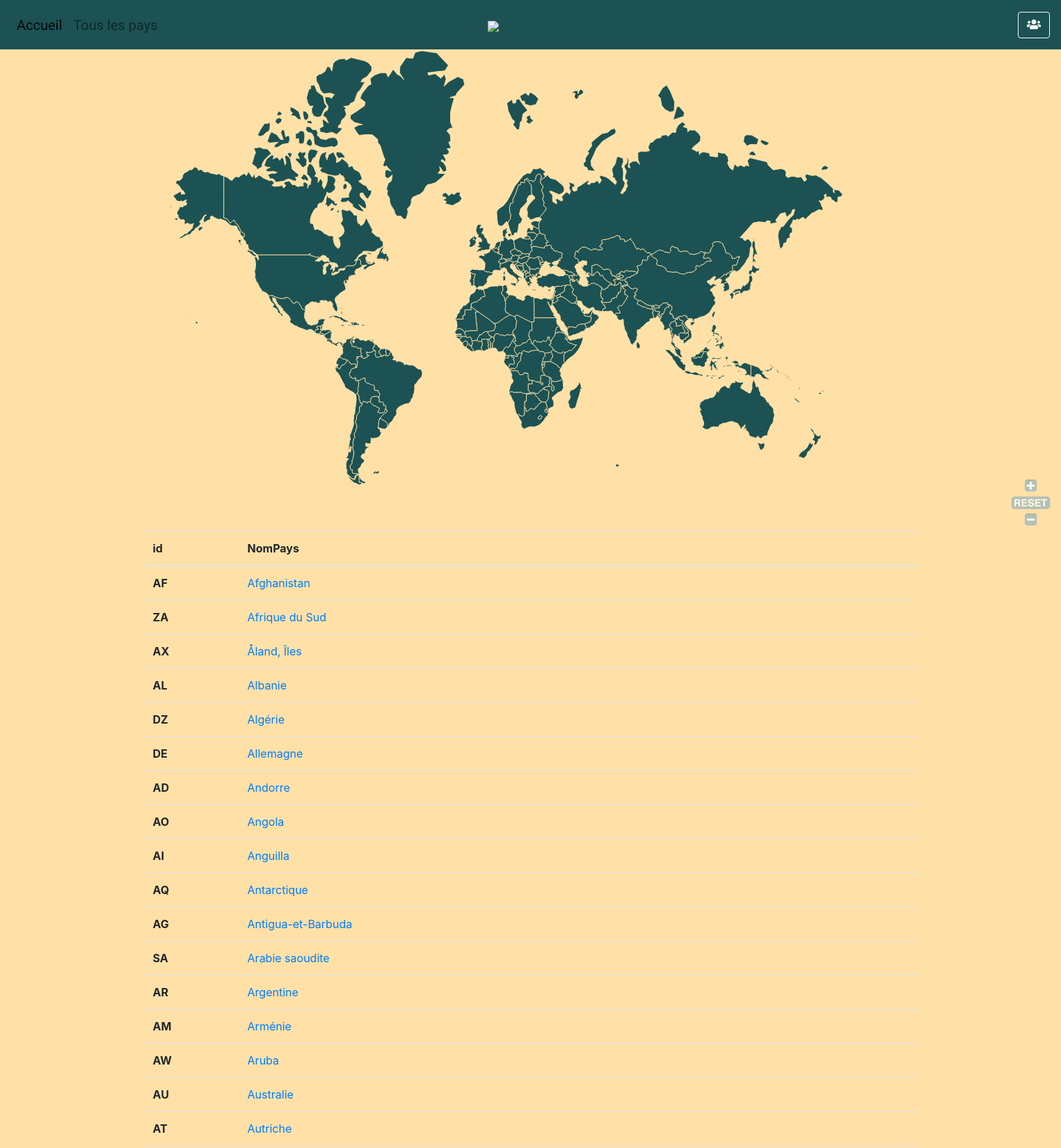
The page / (upper part) on the database its author committed.
### tables this page shows
CREATE TABLE `pays` (
  `id` varchar(2) NOT NULL,
  `NomPays` varchar(50) DEFAULT NULL
);

### core/controller.php (called while the page is built, shortened)
<?php
class controller {
	var $vars = array();
	var $layout = "default";
	function render($filename) {
		extract($this->vars);
		require(ROOT.'views/'.get_class($this).'/'.$filename.'.php');
		$content_for_layout = ob_get_clean();
		require(ROOT.'views/layout/'.$this->layout.'.php');
	}
	function set ($d) {
		$this->vars = array_merge($this->vars, $d);
	}
}
?>

### controllers/accueil.php (called while the page is built, shortened)
<?php
class accueil extends controller {
function index() {
		$d=array();
		$d['pa']= $this->pays->getLastP();
		$this->render('index');
	}
}
?>

### core/model.php (called while the page is built, shortened)
<?php
	class Model {
		public $table;
		public $conf="default";
		public $db;
		function __construct() {
			$conf= conf::$databases[$this->conf];
			try {
				$this->db = new PDO('mysql:
				host='.$conf['host'].';
				dbname='.$conf['database'],
				$conf['login'],
				$conf['password']);
			} catch (PDOException $e) {
				print "Erreur !: " . $e->getMessage() . "<br/>";
				die();
			}
		}
		function find($data){
			$fields="*";
			$inner=" ";
			$condition="1=1";
			$order="id";
			$limit=" ";
			if (isset($data["order"])) {
				$order=$data["order"];
			}
			$sql= 	' SELECT '.$fields.
					' FROM '.$this->table.
					' '.$inner.
					' WHERE '.$condition.
					' ORDER BY '.$order.
					' '.$limit;
			$stmt = $this->db->prepare($sql);
			if ($stmt->execute()) {
				$data = $stmt->fetchAll(PDO::FETCH_OBJ);
				return $data;
			} else {
				echo "<br /> erreur SQL";
			}
		}
	}
?>

### models/pays.php (called while the page is built, shortened)
<?php
class pays extends Model {
	function getLastP($num=300) {
		return $this->find(array(
			"order"=> 'NomPays',
		));
	}
}
?>

### views/accueil/index.php (the view, shortened to what this page needs)
		<div class="map__image">
</div>
<div class="container">
<table class="table table-hover">
  <thead>
    <tr>
      <th scope="col">id</th>
      <th scope="col">NomPays</th>
      <th scope="col"></th>
    </tr>
  </thead>
  <tbody>
	<?php
	foreach ($pa as $p){
		echo "<tr>";
		echo '  <th scope="row">'.$p->id.'</th>';
		echo '  <td><a href="/'.WEBROOT2.'/accueil/view/'.$p->id.'">'.$p->NomPays.'</a></td>';
		echo '  <td></td>';
		echo '</tr>';
	}
	?>
  </tbody>
</table>
</div>

### index.php (shortened to what this page needs)
<?php
require(ROOT.'config/conf.php');
require(ROOT.'core/model.php');
require(ROOT.'core/controller.php');
if (isset($_GET["p"])) {
	$params = explode("/", $_GET["p"]);
} else {
	$params = array("","");
}
if (empty($params[1])) {
	$action="index";
} else {
	$action=$params[1];
}
$controller = new $controller();
if(method_exists($controller, $action)) {
	unset($params[0]);
	unset($params[1]);
	call_user_func_array( array($controller, $action),$params);
} else {
	echo "erreur 404";
}
?>

### views/layout/default.php (shortened to what this page needs)
<!doctype html>
<html lang="fr">
	<head>
		<link rel="stylesheet" href="https://stackpath.bootstrapcdn.com/bootstrap/4.4.1/css/bootstrap.min.css">
		<link rel="stylesheet" href="https://use.fontawesome.com/releases/v5.3.1/css/all.css">
		<link rel="stylesheet" type="text/css" href="views/accueil/app.css">
	</head>
	<body style="background-color: #FFE1A8;">
		<nav class="navbar navbar-expand-lg navbar-light navig" style="background-color: #1C5253; font-size: 20px; font-family: 'Chewy', cursive; color: white;">
		  <div class="collapse navbar-collapse" id="navbarSupportedContent">
			<ul class="navbar-nav mr-auto">
			  <li class="nav-item active">
				<a class="nav-link" href="/<?=WEBROOT2?>">Accueil <span class="sr-only">(current)</span></a>
			  </li>
			  <li class="nav-item">
				<a class="nav-link" href="/<?=WEBROOT2?>/lieus">Tous les pays</a>
			  </li>
			</ul>
			<div class="navbar-brand" style="width:50%; font-size: 30px">
				  <a href="/<?=WEBROOT2?>"><img src="/<?=WEBROOT2?>/webroot/img/logohorizontal.png" width="165px"></a>
				</div>
			<form class="form-inline my-2 my-lg-0" action="/<?=WEBROOT2?>/users">
				<button class="btn btn-outline-light " type="submit"><i class="fas fa-users" ></i></button>
			</form>
		  </div>
		</nav>
		<div>
			<div>
				<div>
						<?php
						echo $content_for_layout;
						?>
						<br>
				</div>
			</div>
		</div>
	</body>
</html>

### views/accueil/app.css (style rules this page uses)
.map__image { text-align: center }
body { background-color: #FFE1A8; }
#map { width: 1515px; height: 690px; margin-top: 2px; }

### rows shown on the page
pays: id "AF", NomPays "Afghanistan"
pays: id "ZA", NomPays "Afrique du Sud"
pays: id "AX", NomPays "Åland, Îles"
pays: id "AL", NomPays "Albanie"
pays: id "DZ", NomPays "Algérie"
pays: id "DE", NomPays "Allemagne"
pays: id "AD", NomPays "Andorre"
pays: id "AO", NomPays "Angola"
pays: id "AI", NomPays "Anguilla"
pays: id "AQ", NomPays "Antarctique"
pays: id "AG", NomPays "Antigua-et-Barbuda"
pays: id "SA", NomPays "Arabie saoudite"
pays: id "AR", NomPays "Argentine"
pays: id "AM", NomPays "Arménie"
pays: id "AW", NomPays "Aruba"
pays: id "AU", NomPays "Australie"
pays: id "AT", NomPays "Autriche"
